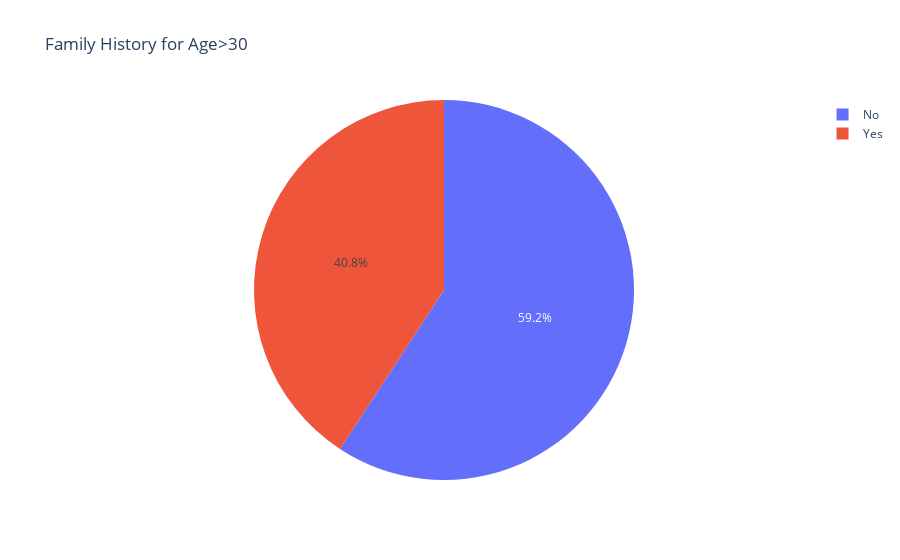

The notebook cell this image was saved under:
### Code cell
fig= px.pie(age1,age1.index, age1.values, title ='Family History for Age>30')
fig.show()

### Figure 1 — Plotly figure (JSON) as saved in the notebook; plotly's stock layout.template omitted (floating-point values rounded to 4 significant figures)
{"data": [{"domain": {"x": [0, 1], "y": [0, 1]}, "hovertemplate": "FAMILY_HISTORY=%{label}<br>value=%{value}<extra></extra>", "labels": ["No", "Yes"], "legendgroup": "", "name": "", "showlegend": true, "type": "pie", "values": [398, 274]}], "layout": {"legend": {"tracegroupgap": 0}, "title": {"text": "Family History for Age>30"}}}
